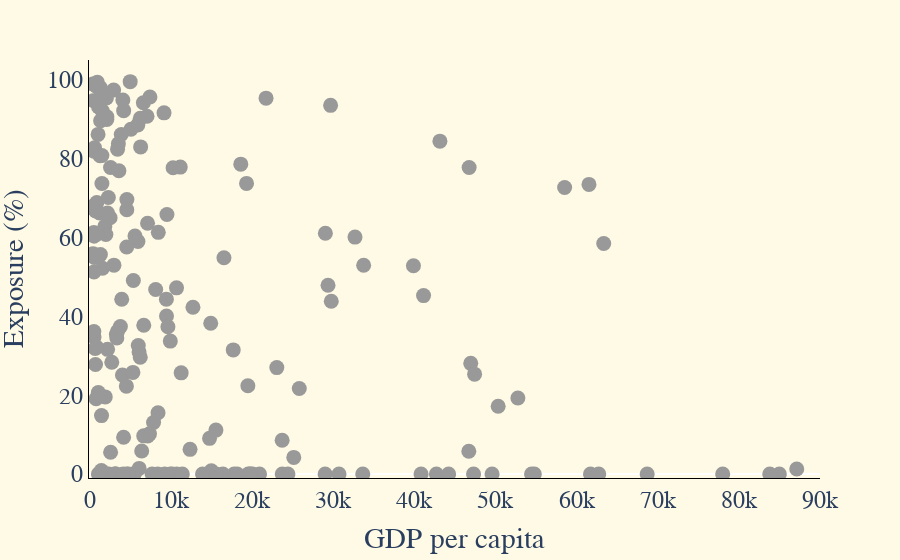

This figure's notebook cell:
### Markdown cell above
Visualize the countries in a scatterplot featuring GDP per capita and population exposure.

### Code cell
fig = px.scatter(df_clusters,
                    x='gdp', y='exposure',
                    hover_name='ref_area',
                    color='cluster',
                    color_discrete_map={'0':'#999999', '1':'#999999'})

# customize the layout
fig.update_layout(
    xaxis_title='GDP per capita',
    yaxis_title='Exposure (%)',
    title_font=dict(size=24),
    font=dict(family='Arial', size=24),
    plot_bgcolor='#FFFAE5',
    paper_bgcolor='#FFFAE5',
    showlegend=False
)

# modify symbols
fig.update_traces(marker=dict(size=15))

# customize grid appearance
fig.update_xaxes(
    showgrid=False,
    gridcolor='#d0d0d0',  # set grid color to black
    gridwidth=1,      # set grid line width
    showticksuffix='all',  # show ticks on all the grid lines
    linecolor='black',
    range=[-100,90000]
)

fig.update_yaxes(
    showgrid=False,
    gridcolor='#d0d0d0',  # set grid color to black
    gridwidth=1,      # set grid line width
    showticksuffix='all',  # show ticks on all the grid lines
    linecolor='black',
    range=[-1,105]
)

pio.write_image(fig, '../vizzes/injustice_grey.svg', width=1200, height=600)
pio.write_image(fig, '../vizzes/injustice_grey.png', width=1200, height=600)
fig.show()

### Figure 1 — Plotly figure (JSON) as saved in the notebook; plotly's stock layout.template omitted (floating-point values rounded to 4 significant figures)
{"data": [{"hovertemplate": "<b>%{hovertext}</b><br><br>cluster=1<br>gdp=%{x}<br>exposure=%{y}<extra></extra>", "hovertext": ["ABW", "AIA", "AND", "ATG", "AUS", "AUT", "BEL", "BGR", "BHR", "BIH", "BLR", "BRB", "BRN", "BTN", "CAN", "CHE", "CHL", "COK", "COL", "COM", "CPV", "CRI", "CYM", "CYP", "CZE", "DEU", "DMA", "DNK", "DOM", "ECU", "EST", "ETH", "FIN", "FJI", "FRA", "GAB", "GBR", "GRD", "GRL", "GTM", "GUY", "HRV", "HTI", "IDN", "IRL", "ISL", "ITA", "JAM", "JPN", "KEN", "KIR", "KNA", "LCA", "LSO", "LTU", "LVA", "MDV", "MHL", "MLT", "MNE", "MNG", "MSR", "MUS", "NCL", "NLD", "NOR", "NRU", "NZL", "PAN", "PER", "PLW", "PNG", "POL", "PRT", "PYF", "QAT", "RUS", "SGP", "SLB", "SMR", "STP", "SVK", "SVN", "SWE", "SYC", "TCA", "TLS", "TON", "TTO", "TUV", "TZA", "URY", "USA", "VCT", "VUT", "WSM"], "legendgroup": "1", "marker": {"color": "#999999", "size": 15, "symbol": "circle"}, "mode": "markers", "name": "1", "orientation": "v", "showlegend": true, "type": "scatter", "x": [29010.0, 20050.0, 40830.0, 16400.0, 58520.0, 50330.0, 46950.0, 9922.0, 25140.0, 6072.0, 6396.0, 17790.0, 29760.0, 3163.0, 46710.0, 87130.0, 14970.0, 19530.0, 6216.0, 1524.0, 3245.0, 12360.0, 84990.0, 29360.0, 23710.0, 47430.0, 7680.0, 61710.0, 7856.0, 6082.0, 23720.0, 778.5, 49580.0, 5476.0, 41140.0, 7357.0, 42720.0, 9232.0, 54450.0, 4508.0, 7131.0, 14900.0, 1444.0, 4024.0, 83810.0, 68700.0, 33750.0, 5315.0, 39890.0, 1902.0, 1550.0, 20920.0, 10720.0, 1060.0, 19670.0, 18160.0, 9931.0, 5288.0, 30710.0, 8409.0, 4164.0, 14580.0, 10150.0, 33640.0, 52760.0, 78010.0, 11400.0, 44230.0, 14760.0, 6644.0, 14730.0, 2561.0, 15540.0, 23050.0, 19840.0, 61520.0, 11260.0, 62720.0, 2332.0, 47300.0, 2091.0, 19480.0, 25820.0, 54790.0, 13900.0, 24420.0, 1427.0, 4571.0, 15570.0, 4719.0, 1053.0, 17680.0, 63340.0, 8376.0, 3038.0, 4119.0], "xaxis": "x", "y": [0, 0, 0, 0, 72.67, 17.2, 28.07, 33.72, 4.228, 30.95, 5.851, 0, 43.83, 0, 5.782, 1.284, 0.8485, 0, 29.61, 0, 0, 6.266, 0, 47.89, 8.571, 25.34, 0, 0, 13.08, 1.436, 0, 19.09, 0, 0, 45.26, 10.2, 0, 0, 0, 22.29, 9.666, 38.24, 14.83, 25.12, 0, 0, 52.97, 25.78, 52.83, 19.56, 0, 0, 0, 0, 0, 0, 0, 0, 0, 15.53, 9.352, 0, 0, 0, 19.3, 0, 0, 0, 9.061, 9.693, 0, 5.536, 11.15, 27.0, 0, 73.46, 25.67, 0, 0, 0, 0, 22.4, 21.69, 0, 0, 0, 0.8771, 0, 0, 0, 20.67, 31.48, 58.46, 0, 0, 0], "yaxis": "y"}, {"hovertemplate": "<b>%{hovertext}</b><br><br>cluster=0<br>gdp=%{x}<br>exposure=%{y}<extra></extra>", "hovertext": ["AFG", "AGO", "ALB", "ARE", "ARG", "ARM", "AZE", "BEN", "BFA", "BGD", "BLZ", "BOL", "BRA", "BWA", "CAF", "CHN", "CIV", "CMR", "COD", "COG", "CUB", "DJI", "DZA", "EGY", "ERI", "ESP", "GEO", "GHA", "GIN", "GMB", "GNB", "GRC", "HND", "HUN", "IND", "IRN", "IRQ", "ISR", "JOR", "KAZ", "KGZ", "KHM", "KOR", "KWT", "LAO", "LBN", "LBR", "LBY", "LKA", "MAR", "MDA", "MDG", "MEX", "MKD", "MLI", "MMR", "MOZ", "MRT", "MWI", "MYS", "NAM", "NER", "NGA", "NIC", "NPL", "OMN", "PAK", "PHL", "PRK", "PRY", "ROU", "SAU", "SDN", "SEN", "SLE", "SLV", "SOM", "SRB", "SSD", "SUR", "SYR", "TCD", "TGO", "THA", "TJK", "TKM", "TUN", "TUR", "UGA", "UKR", "UZB", "VEN", "VNM", "YEM", "ZAF", "ZMB", "ZWE"], "legendgroup": "0", "marker": {"color": "#999999", "size": 15, "symbol": "circle"}, "mode": "markers", "name": "0", "orientation": "v", "showlegend": true, "type": "scatter", "x": [484.4, 2707.0, 5365.0, 43150.0, 11150.0, 4547.0, 4571.0, 1212.0, 797.8, 2102.0, 5974.0, 3327.0, 8441.0, 6600.0, 434.7, 10260.0, 2283.0, 1564.0, 510.7, 2191.0, 9454.0, 2972.0, 3877.0, 2937.0, 583.6, 29040.0, 4558.0, 2186.0, 1018.0, 702.9, 720.8, 19320.0, 2501.0, 16530.0, 2041.0, 6220.0, 4977.0, 46750.0, 4075.0, 9508.0, 1308.0, 1551.0, 32690.0, 29680.0, 2554.0, 8117.0, 522.8, 9148.0, 3933.0, 3519.0, 3770.0, 498.1, 9627.0, 5931.0, 837.9, 1332.0, 484.3, 1852.0, 568.6, 10690.0, 5069.0, 557.7, 2097.0, 1982.0, 1134.0, 18610.0, 1420.0, 3274.0, 660.1, 5915.0, 12710.0, 21720.0, 1304.0, 1492.0, 502.3, 4173.0, 405.3, 7117.0, 382.1, 6265.0, 1079.0, 933.8, 869.6, 7051.0, 866.7, 7410.0, 3586.0, 9438.0, 855.0, 3420.0, 1840.0, 5568.0, 3419.0, 496.7, 6651.0, 1258.0, 1485.0], "xaxis": "x", "y": [61.24, 28.35, 49.1, 84.42, 77.84, 57.57, 69.6, 66.22, 98.46, 90.62, 32.6, 34.49, 61.29, 94.15, 94.69, 77.69, 70.13, 52.21, 51.26, 31.62, 40.07, 52.97, 86.1, 97.36, 82.76, 61.06, 67.04, 66.2, 86.13, 27.76, 66.75, 73.71, 64.98, 54.84, 95.38, 90.23, 99.51, 77.74, 94.84, 65.83, 55.66, 92.07, 60.09, 93.5, 77.72, 46.81, 34.76, 91.59, 44.31, 83.78, 37.39, 36.13, 37.34, 58.97, 98.3, 89.61, 81.87, 62.8, 54.93, 47.22, 87.43, 98.89, 89.91, 60.73, 55.34, 78.59, 96.74, 35.4, 31.86, 88.54, 42.3, 95.33, 97.93, 73.67, 68.05, 92.15, 55.89, 63.59, 98.92, 82.96, 93.06, 99.38, 60.8, 90.74, 68.84, 95.61, 76.91, 44.35, 32.16, 36.2, 90.63, 60.37, 82.39, 60.34, 37.72, 80.73, 80.79], "yaxis": "y"}], "layout": {"font": {"family": "Arial", "size": 24}, "legend": {"title": {"text": "cluster"}, "tracegroupgap": 0}, "margin": {"t": 60}, "paper_bgcolor": "#FFFAE5", "plot_bgcolor": "#FFFAE5", "showlegend": false, "title": {"font": {"size": 24}}, "xaxis": {"anchor": "y", "domain": [0, 1], "gridcolor": "#d0d0d0", "gridwidth": 1, "linecolor": "black", "range": [-100, 90000], "showgrid": false, "showticksuffix": "all", "title": {"text": "GDP per capita"}}, "yaxis": {"anchor": "x", "domain": [0, 1], "gridcolor": "#d0d0d0", "gridwidth": 1, "linecolor": "black", "range": [-1, 105], "showgrid": false, "showticksuffix": "all", "title": {"text": "Exposure (%)"}}}}
